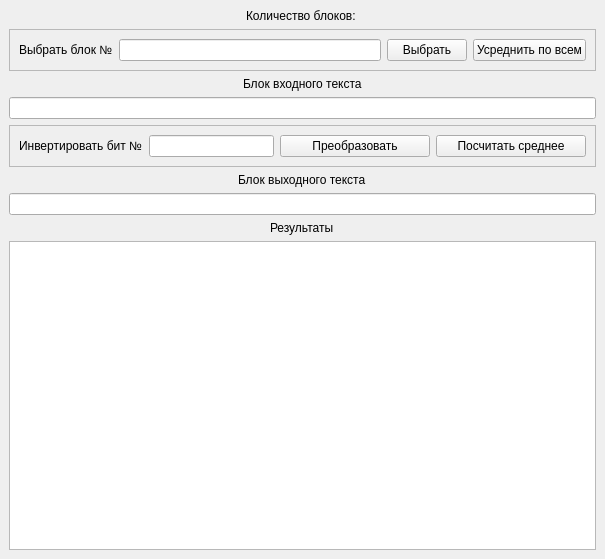
<?xml version="1.0" encoding="UTF-8"?>
<ui version="4.0">
 <class>MainWindow</class>
 <widget class="QMainWindow" name="MainWindow">
  <property name="geometry">
   <rect>
    <x>0</x>
    <y>0</y>
    <width>605</width>
    <height>559</height>
   </rect>
  </property>
  <property name="sizePolicy">
   <sizepolicy hsizetype="Fixed" vsizetype="Fixed">
    <horstretch>0</horstretch>
    <verstretch>0</verstretch>
   </sizepolicy>
  </property>
  <property name="windowTitle">
   <string>Лавинный эффект</string>
  </property>
  <widget class="QWidget" name="centralwidget">
   <layout class="QVBoxLayout" name="verticalLayout">
    <item alignment="Qt::AlignHCenter">
     <widget class="QLabel" name="lblBlockCount">
      <property name="text">
       <string>Количество блоков: </string>
      </property>
     </widget>
    </item>
    <item>
     <widget class="QFrame" name="frame_2">
      <property name="frameShape">
       <enum>QFrame::StyledPanel</enum>
      </property>
      <property name="frameShadow">
       <enum>QFrame::Raised</enum>
      </property>
      <layout class="QHBoxLayout" name="horizontalLayout_2">
       <item>
        <widget class="QLabel" name="label_4">
         <property name="text">
          <string>Выбрать блок №</string>
         </property>
        </widget>
       </item>
       <item>
        <widget class="QLineEdit" name="lineEditBlockNum"/>
       </item>
       <item>
        <widget class="QPushButton" name="btnChooseBlock">
         <property name="text">
          <string>Выбрать</string>
         </property>
        </widget>
       </item>
       <item>
        <widget class="QPushButton" name="btnBlocksAverage">
         <property name="text">
          <string>Усреднить по всем</string>
         </property>
        </widget>
       </item>
      </layout>
     </widget>
    </item>
    <item alignment="Qt::AlignHCenter">
     <widget class="QLabel" name="label">
      <property name="text">
       <string>Блок входного текста</string>
      </property>
     </widget>
    </item>
    <item>
     <widget class="QLineEdit" name="lineEditInText">
      <property name="enabled">
       <bool>true</bool>
      </property>
      <property name="readOnly">
       <bool>true</bool>
      </property>
     </widget>
    </item>
    <item>
     <widget class="QFrame" name="frame">
      <property name="frameShape">
       <enum>QFrame::StyledPanel</enum>
      </property>
      <property name="frameShadow">
       <enum>QFrame::Raised</enum>
      </property>
      <layout class="QHBoxLayout" name="horizontalLayout">
       <item>
        <widget class="QLabel" name="label_2">
         <property name="minimumSize">
          <size>
           <width>0</width>
           <height>0</height>
          </size>
         </property>
         <property name="text">
          <string>Инвертировать бит №</string>
         </property>
        </widget>
       </item>
       <item>
        <widget class="QLineEdit" name="lineEditIndex">
         <property name="minimumSize">
          <size>
           <width>75</width>
           <height>0</height>
          </size>
         </property>
        </widget>
       </item>
       <item>
        <widget class="QPushButton" name="btnProcess">
         <property name="minimumSize">
          <size>
           <width>150</width>
           <height>0</height>
          </size>
         </property>
         <property name="text">
          <string>Преобразовать</string>
         </property>
        </widget>
       </item>
       <item>
        <widget class="QPushButton" name="btnAverage">
         <property name="minimumSize">
          <size>
           <width>150</width>
           <height>0</height>
          </size>
         </property>
         <property name="text">
          <string>Посчитать среднее</string>
         </property>
        </widget>
       </item>
      </layout>
     </widget>
    </item>
    <item alignment="Qt::AlignHCenter">
     <widget class="QLabel" name="label_3">
      <property name="text">
       <string>Блок выходного текста</string>
      </property>
     </widget>
    </item>
    <item>
     <widget class="QLineEdit" name="lineEditOutText">
      <property name="enabled">
       <bool>true</bool>
      </property>
      <property name="readOnly">
       <bool>true</bool>
      </property>
     </widget>
    </item>
    <item alignment="Qt::AlignHCenter">
     <widget class="QLabel" name="lblResults">
      <property name="text">
       <string>Результаты</string>
      </property>
     </widget>
    </item>
    <item>
     <widget class="QTextBrowser" name="textEditResults">
      <property name="enabled">
       <bool>true</bool>
      </property>
     </widget>
    </item>
   </layout>
  </widget>
 </widget>
 <resources/>
 <connections/>
</ui>
